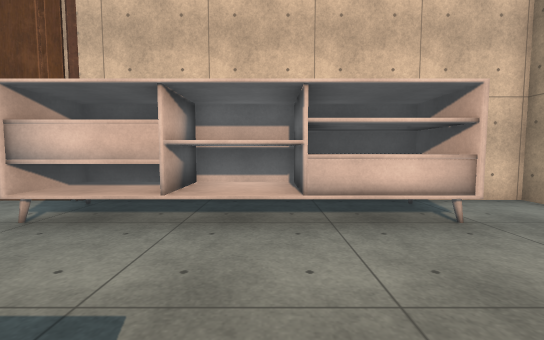
View 1 (above)

20 first-person views from a walk through a scene from a Unity 3-D project. The camera is 1.2 m above the floor, tilts 4° down and sees 90° across. The floor is counted in squares, 1 m on a side. Each view is taken from the middle of a square. On the plan, view 1 faces up. The plan holds only what a view shows up to about 13 squares ahead; the rest is blank. The place goes on beyond the plan. The player is left out. Some animated figures are left out. Some surface patterns are stand-ins.

View 2
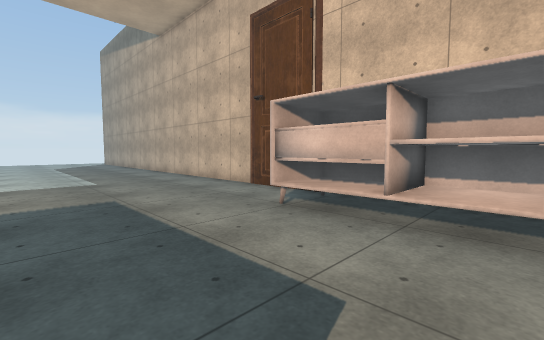

View 3
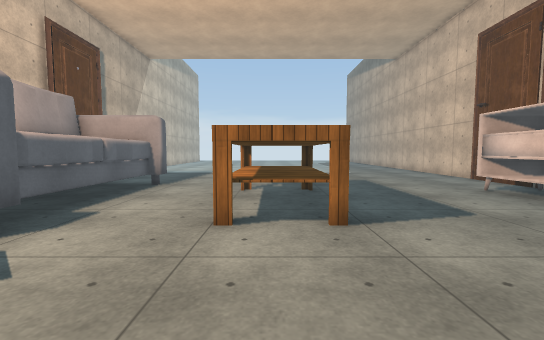

View 4
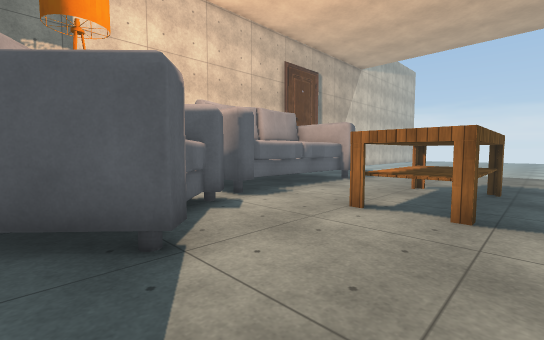

View 5
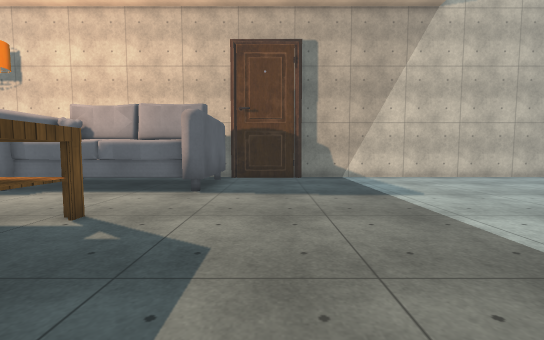

View 6
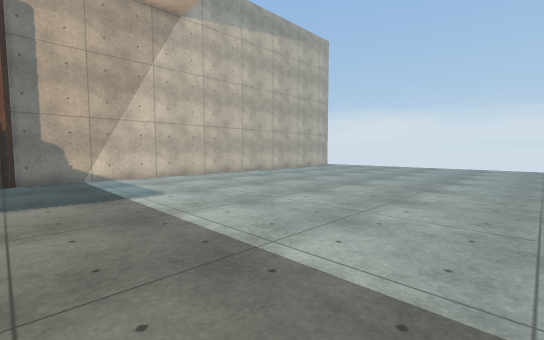

View 7
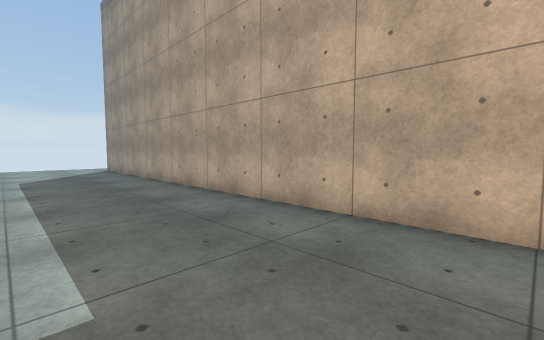

View 8
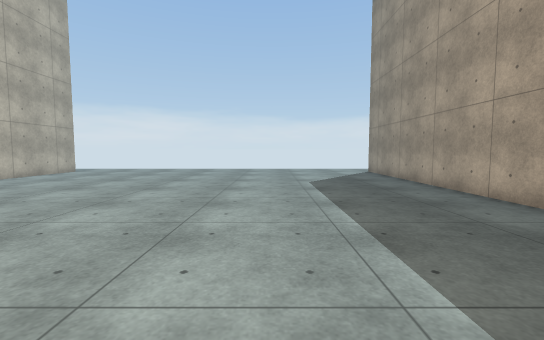

View 9
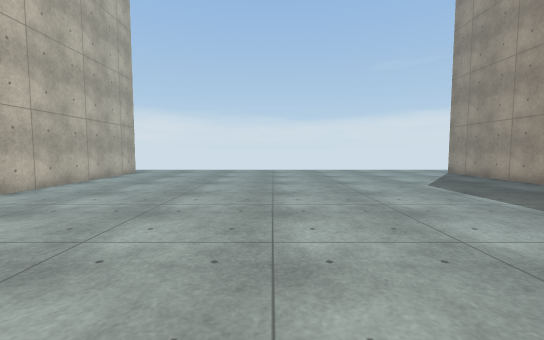

View 10
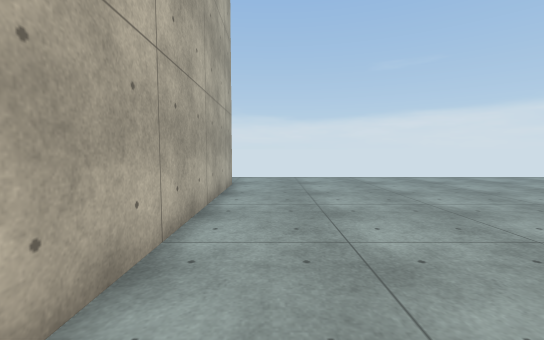

View 11
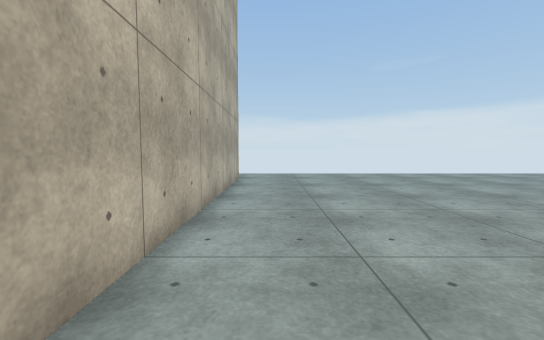

View 12
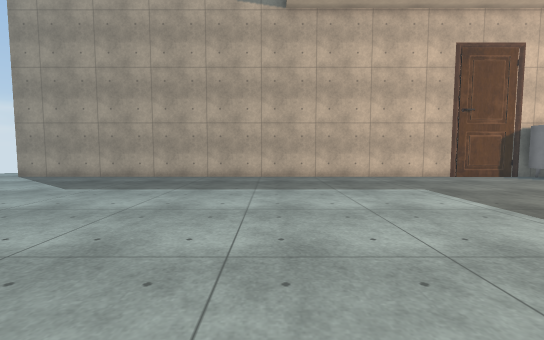

View 13
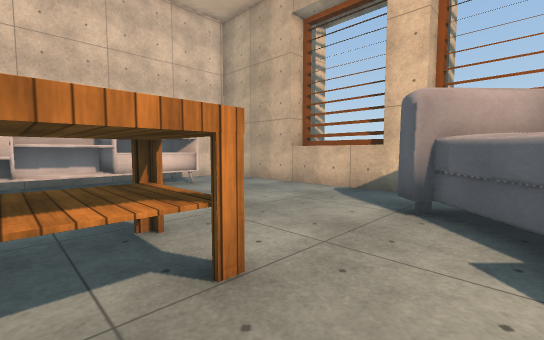

View 14
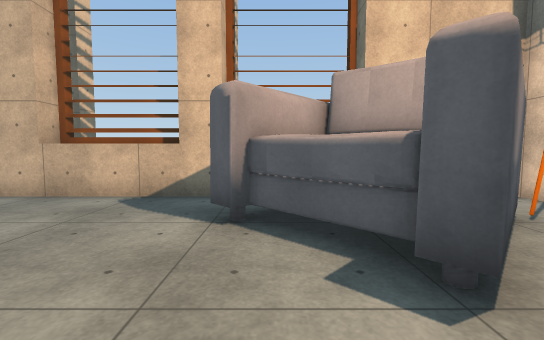

View 15
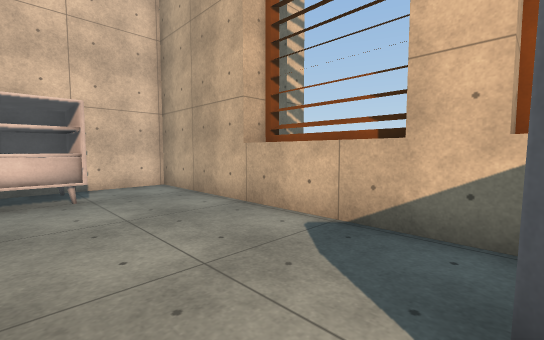

View 16
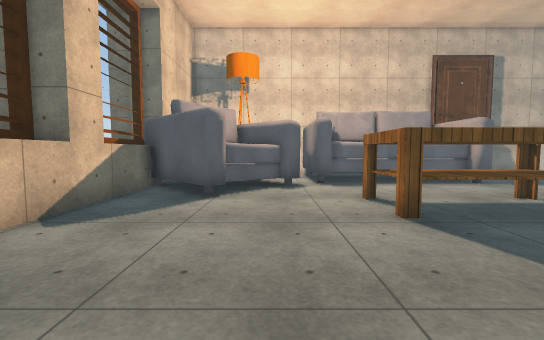

View 17
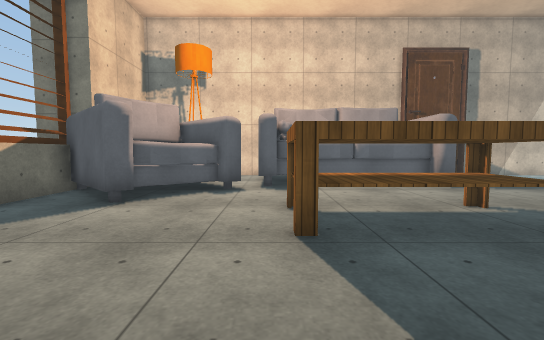

View 18
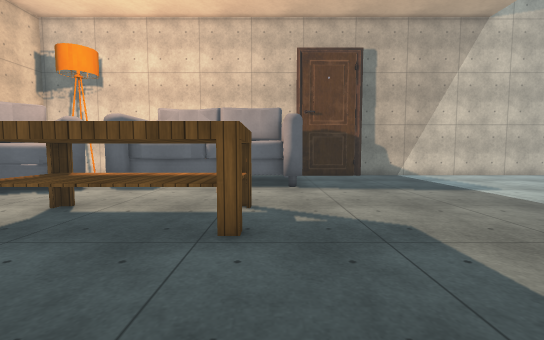

View 19
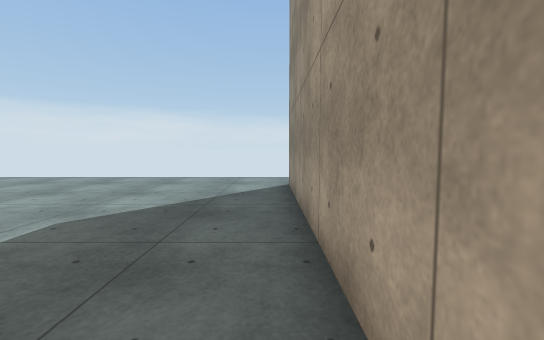

View 20
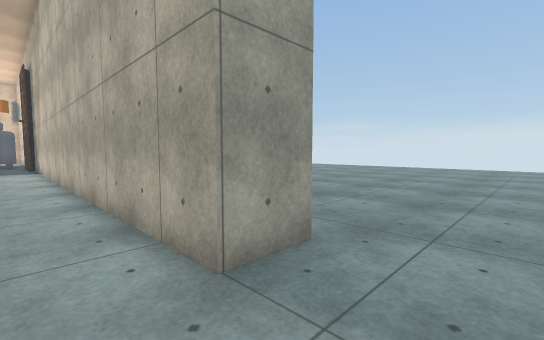

### Floor plan
Key: @ floor where view 1 was taken; # wall or solid block; . floor; ^ raised ledge; T table; L lamp; O other object.
Columns run from 30 left of view 1 to 7 right of it. Each row starts with its distance up from view 1.
  7  .###################################
  6 ..........................OOOOOOOO..#
  5 ..........................OOOOOOOO..#
  4 ..........................O......O..#
  3 ....................................#
  2 ....................................^#
  1 ....................................^#
  0 ..............................@.....^#
 -1 ..........................TTTTT.....^#
 -2 ..........................TTTTT.....##
 -3 ..........................TTTTT...O.^#
 -4 .................................OOO^#
 -5 ................................OOOOO#
 -6 ........................OOOOOOOOOOOOO#
 -7 ........................OO OO O.OOO  #
 -8 ........................OOOO OO. OO
 -9 ........................OOOOOOO.  L
-10 .....................###O
-11 ..#################### ##
-12 ..#
-13 ....
-14 .....
-15 .....
-16 ......
-17 .......
-18 .......
-19 ........
-20 ........
-21 .......
-22 ......
-23 .....
-24 ....
-25 ...
-26 ..

Where each view was taken, in squares from view 1:
view 1: 0 up, 0 right, facing up
view 2: 0 up, 0 right, facing up-left
view 3: 2 down, 4 right, facing left
view 4: 0 up, 5 right, facing down-left
view 5: 2 up, 8 left, facing down
view 6: 2 up, 9 left, facing down-left
view 7: 2 up, 9 left, facing up-left
view 8: 1 up, 12 left, facing left
view 9: 3 down, 13 left, facing left
view 10: 9 down, 18 left, facing left
view 11: 9 down, 16 left, facing left
view 12: 6 down, 16 left, facing up
view 13: 5 down, 2 left, facing up-right
view 14: 4 down, 1 left, facing right
view 15: 3 down, 2 right, facing up-right
view 16: 4 up, 2 right, facing down
view 17: 3 up, 0 right, facing down
view 18: 3 up, 5 left, facing down
view 19: 6 up, 18 left, facing left
view 20: 9 down, 30 left, facing down-right
